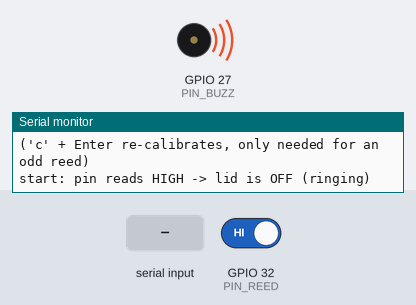
Simulated run of this sketch. Board: ESP32. On the bench: buzzer (waves = sounding), the last lines printed to the serial monitor. Inputs (shaded band) come from the test bench; at power-on: GPIO 32 (PIN_REED) HIGH.

Above: at 1.5 s.
1.6 s: GPIO 32 (PIN_REED) driven LOW
3.1 s: "c" received over Serial
At 4.3 s:
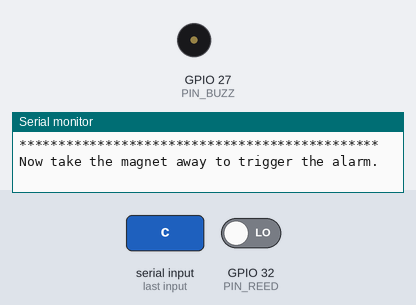
4.6 s: GPIO 32 (PIN_REED) driven HIGH
At 5.0 s:
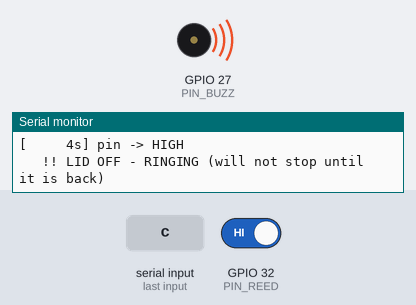
6.1 s: "C" received over Serial
Timing chart, 0 to 8.7 s (numbered marks = the images above; inputs shaded):
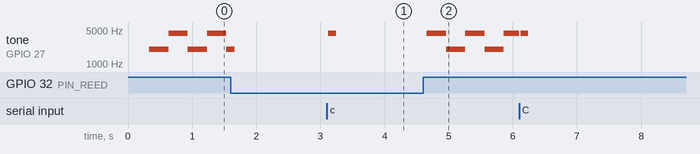

The sketch:

ReedTest.ino
```cpp
/*
  ReedTest.ino — prove the door sensor, and work out which kind it is.

  Reed switches come both ways round: most close their contacts when the
  magnet comes near (normally-open), but some open them instead. Get it
  backwards and the box thinks the door is hanging open while it is shut.
  Rather than guess, this WATCHES the pin and you tell it once which
  state is "door closed". It then prints the exact config line to use.

  Buzzer + MPU can stay wired, they are ignored here. No screen, no WiFi.

  ------------------------------------------------------------------
  WIRING
  ------------------------------------------------------------------
  BARE GLASS REED (two wires, no PCB) - the usual kind:
      one leg -> GPIO 32
      other leg -> GND
      No resistor. The ESP32's internal pull-up does the work.

  3-PIN REED MODULE (small PCB with an LED on it):
      VCC -> 3V3      GND -> GND      DO (or OUT) -> GPIO 32

  NO REED YET? A plain jumper wire works as a fake door:
      wire in = door CLOSED, pull it out = door OPEN.

  BUZZER (optional, for feedback without a screen):
      I/O -> GPIO 27,  VCC -> 5V,  GND -> GND
  ------------------------------------------------------------------

  HOW TO USE IT
  1. Upload, open Serial Monitor @115200.
  2. It prints the live pin state as you move the magnet. Watch it flip.
  3. Hold the magnet where it will sit when the DOOR IS SHUT, then type
     'c' + Enter. That is the calibration - it now knows which way round
     your sensor is, and prints the line for the real firmware.
  4. After that: take the magnet away and it rings IMMEDIATELY and
     CONTINUOUSLY - no grace, no gaps - until the magnet comes back.

  THE SOUND: the two notes alternate with NO silence between them, so it
  is one unbroken wail rather than beep-beep-beep. Want a single flat
  tone instead? Set SOLID_TONE to 1 below.

  NOTE: the real firmware still gives you a 15s grace chirp before it
  screams (GRACE_MS in LiveDashboardNext), so you can open the box
  yourself without waking the street. This bench sketch is deliberately
  instant so you do not have to wait around to hear it.
*/

#define PIN_REED  32
#define PIN_BUZZ  27

const uint32_t DEBOUNCE_MS = 60;

// 0 = alternating two-note wail (louder to the ear, harder to ignore)
// 1 = one flat unbroken tone at TONE_B_HZ
#define SOLID_TONE 0

const uint32_t SWAP_MS   = 300;     // how fast the two notes alternate
const uint16_t TONE_A_HZ = 2000;
const uint16_t TONE_B_HZ = 4250;    // this buzzer's loudest note

// Pre-set for a normally-open reed (the bare glass kind): magnet near
// closes the contacts, which the internal pull-up shows as LOW. That is
// the FreeISP case - lid on = magnet near = LOW = closed. No calibration
// needed. Press 'c' only if you ever fit a reed that works the other way.
int      closedLevel = LOW;
int      lastRaw     = -1;
int      stableRaw   = -1;
uint32_t changedAt   = 0;
bool     doorOpen    = false;
bool     seenLow = false, seenHigh = false;

uint32_t swapAt = 0;
bool     sirenAlt = false;

void quiet() {
  noTone(PIN_BUZZ);
  pinMode(PIN_BUZZ, OUTPUT);
  digitalWrite(PIN_BUZZ, LOW);
}

// start ringing NOW and never stop until quiet() is called
void ringOn() {
#if SOLID_TONE
  tone(PIN_BUZZ, TONE_B_HZ);        // one flat unbroken note
#else
  sirenAlt = !sirenAlt;
  tone(PIN_BUZZ, sirenAlt ? TONE_A_HZ : TONE_B_HZ);
#endif
  swapAt = millis();
}

void chirp(uint16_t hz, uint16_t ms) {
  tone(PIN_BUZZ, hz);
  delay(ms);
  quiet();
}

void showCalibration() {
  Serial.println();
  Serial.println("**********************************************");
  Serial.printf ("  CALIBRATED: door CLOSED = pin reads %s\n",
                 closedLevel == LOW ? "LOW" : "HIGH");
  Serial.println();
  Serial.println("  Put this in LiveDashboardNext.ino:");
  Serial.printf ("     #define REED_CLOSED_LEVEL  %s\n",
                 closedLevel == LOW ? "LOW" : "HIGH");
  if (closedLevel == LOW)
    Serial.println("  (that is already the default - nothing to change)");
  else
    Serial.println("  (the default is LOW, so this one DOES need changing)");
  Serial.println("**********************************************");
  Serial.println();
  Serial.println("Now take the magnet away to trigger the alarm.");
  Serial.println();
}

void setup() {
  Serial.begin(115200);
  delay(300);
  Serial.println();
  Serial.println("==========================================");
  Serial.println(" ReedTest - which way round is your reed?");
  Serial.printf ("  reed on GPIO %d, buzzer on GPIO %d\n", PIN_REED, PIN_BUZZ);
  Serial.println("==========================================");
  Serial.println();
  Serial.println("Assuming: magnet NEAR (lid ON)  = pin LOW  = CLOSED");
  Serial.println("          magnet GONE (lid OFF) = pin HIGH = OPEN -> RINGS");
  Serial.println("Take the magnet away and it should ring straight away.");
  Serial.println("('c' + Enter re-calibrates, only needed for an odd reed)");
  Serial.println();

  pinMode(PIN_BUZZ, OUTPUT);
  quiet();
  pinMode(PIN_REED, INPUT_PULLUP);

  lastRaw = stableRaw = digitalRead(PIN_REED);
  changedAt = millis();
  doorOpen = (stableRaw != closedLevel);
  Serial.printf("start: pin reads %s -> lid is %s\n",
                stableRaw == LOW ? "LOW" : "HIGH",
                doorOpen ? "OFF (ringing)" : "ON (quiet)");
  if (doorOpen) ringOn();          // boots straight into the alarm if open
}

void loop() {
  uint32_t now = millis();

  // ---- calibrate on demand ----
  if (Serial.available()) {
    char c = Serial.read();
    if (c == 'c' || c == 'C') {
      closedLevel = stableRaw;
      doorOpen = false;
      quiet();
      showCalibration();
      chirp(TONE_B_HZ, 120);
    }
  }

  // ---- debounce the pin ----
  int raw = digitalRead(PIN_REED);
  if (raw != lastRaw) {
    lastRaw = raw;
    changedAt = now;
  } else if (now - changedAt > DEBOUNCE_MS && raw != stableRaw) {
    stableRaw = raw;
    if (raw == LOW) seenLow = true; else seenHigh = true;

    Serial.printf("[%6lus] pin -> %s\n", now / 1000, raw == LOW ? "LOW " : "HIGH");

    bool nowOpen = (raw != closedLevel);
    if (nowOpen != doorOpen) {
      doorOpen = nowOpen;
      if (doorOpen) {
        ringOn();                       // instant, no grace
        Serial.println("   !! LID OFF - RINGING (will not stop until it is back)");
      } else {
        quiet();
        Serial.println("   OK LID ON - quiet, box secure");
      }
    }
  }

  if (closedLevel < 0 || !doorOpen) return;

  // ---- keep it ringing. The sound NEVER stops while the door is open:
  // we only swap which note is playing, we never go silent between them.
#if !SOLID_TONE
  if (now - swapAt >= SWAP_MS) {
    swapAt = now;
    sirenAlt = !sirenAlt;
    tone(PIN_BUZZ, sirenAlt ? TONE_A_HZ : TONE_B_HZ);
  }
#endif
}
```

Measured:
- after the input at 3.1 s, tone on GPIO 27 (PIN_BUZZ): silent → 4250 Hz at once, → silent 0.12 s later
- after the input at 4.6 s, tone on GPIO 27 (PIN_BUZZ): alternates 4250 Hz for 0.30 s and 2000 Hz for 0.30 s, starting after 0.06 s
